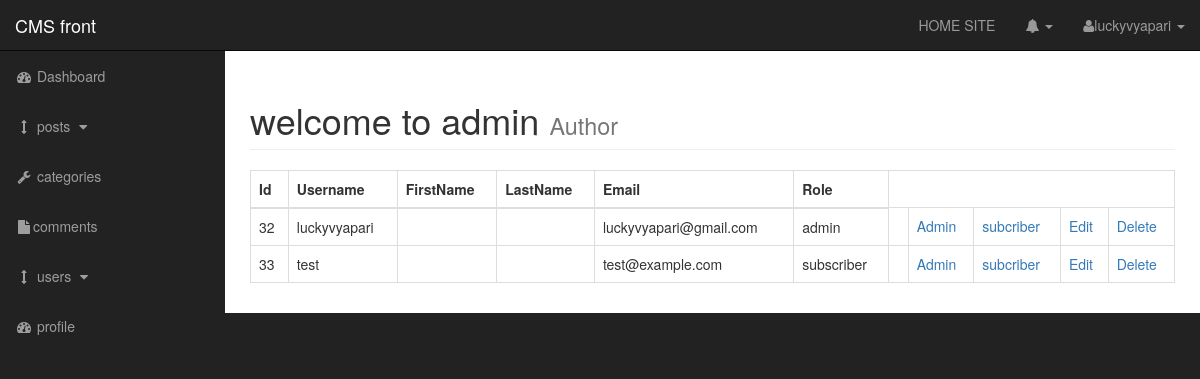
The page /admin/users.php (signed in) on the database its author committed.
### tables this page shows
CREATE TABLE `users` (
  `user_id` int(3) NOT NULL,
  `username` varchar(255) NOT NULL,
  `user_password` varchar(255) NOT NULL,
  `user_firstname` varchar(255) NOT NULL,
  `user_lastname` varchar(255) NOT NULL,
  `user_email` varchar(255) NOT NULL,
  `user_image` text NOT NULL,
  `user_role` varchar(255) NOT NULL,
  `randsalt` varchar(255) NOT NULL DEFAULT '$2y$10$iamusewrongpasswordtosafepassword'
);

### admin/includes/view_all_users.php (the view, shortened to what this page needs)
       <table class ="table table-bordered table-hover">
                         <thead>
                             <tr>
                                 <th>Id</th>
                                 <th>Username</th>
                                 <th>FirstName</th>
                                 <th>LastName</th>
                                 <th>Email</th>
                                 <th>Role</th>
                             </tr>
                         </thead>
                         <tbody>
<?php
$query =  "SELECT * FROM users";
$select_comments = mysqli_query($connection,$query);
while($row = mysqli_fetch_assoc($select_comments))
{
$user_id=$row['user_id'];
$username =$row['username'];
$user_firstname =$row['user_firstname'];
$user_lastname =$row['user_lastname'];
$user_email =$row['user_email'];
$user_role =$row['user_role'];
echo "<tr>";
echo "<td>$user_id</td>";
echo "<td> $username</td>";
echo "<td> $user_firstname</td>";
echo "<td>$user_lastname</td>";
echo "<td>$user_email</td>";
 echo "<td>$user_role</td>";
echo "<td></td>";
echo "<td><a href = 'users.php?change_to_admin={$user_id}'>Admin</a> </td>";
echo "<td><a href = 'users.php?change_to_sub={$user_id}'>subcriber</a> </td>";
echo "<td><a href ='users.php?source=edit_user&edit_user={$user_id}'>Edit</a></td>";
echo "<td><a href ='users.php?delete={$user_id}'>Delete</a></td>";
echo "</tr>";
}
?>
</tbody>
</table>

### admin/css/sb-admin.css (style rules this page uses)
body { margin-top: 100px; background-color: #222; }
@media (min-width:768px) { body { margin-top: 50px; } }

### rows shown on the page
users: user_id "32", username "luckyvyapari", user_email "luckyvyapari@gmail.com", user_role "admin"
users: user_id "33", username "test", user_email "test@example.com", user_role "subscriber"

### other values the page prints
$_SESSION['username'] "luckyvyapari"
